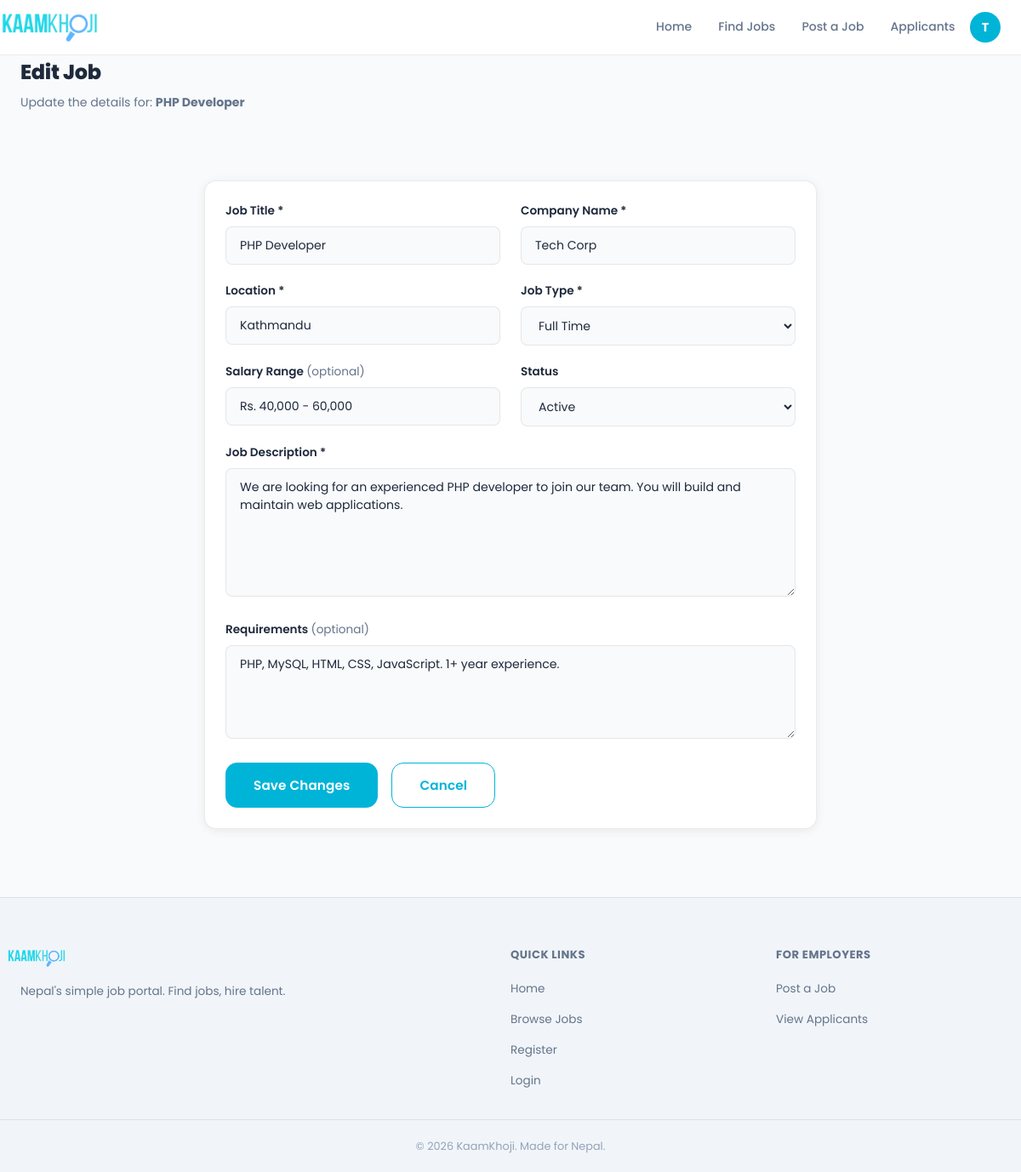
Screenshot of /pages/edit-job.php?id=1 (signed in) with the database file from the repository.
### tables this page shows
CREATE TABLE IF NOT EXISTS jobs (
    id           INT AUTO_INCREMENT PRIMARY KEY,
    employer_id  INT NOT NULL,                    
    title        VARCHAR(200) NOT NULL,
    company      VARCHAR(150) NOT NULL,
    location     VARCHAR(100) NOT NULL,
    type         ENUM('full-time','part-time','remote','contract','internship') NOT NULL DEFAULT 'full-time',
    salary       VARCHAR(100),                    
    description  TEXT NOT NULL,
    requirements TEXT,
    status       ENUM('active','closed') NOT NULL DEFAULT 'active',
    created_at   TIMESTAMP DEFAULT CURRENT_TIMESTAMP,
    FOREIGN KEY (employer_id) REFERENCES users(id) ON DELETE CASCADE
);

### pages/edit-job.php (the view, shortened to what this page needs)
<?php
$pdo    = getPDO();
$userId = getUserId();
$jobId  = (int)($_GET['id'] ?? 0);
$stmt = $pdo->prepare("SELECT * FROM jobs WHERE id = ? AND employer_id = ?");
$stmt->execute([$jobId, $userId]);
$job = $stmt->fetch();
require_once '../includes/header.php';
?>
<div class="page-header">
    <div class="container">
        <h1>Edit Job</h1>
        <p>Update the details for: <strong><?= htmlspecialchars($job['title']) ?></strong></p>
    </div>
</div>
<div class="container section">
    <div style="max-width:720px; margin:0 auto;">
        <div class="card">
            <form method="POST" action="<?= BASE_URL ?>/pages/edit-job.php?id=<?= $jobId ?>" data-validate>
                <div class="grid-2">
                    <div class="form-group">
                        <label class="form-label" for="title">Job Title *</label>
                        <input type="text" id="title" name="title"
                               class="form-control"
                               value="<?= htmlspecialchars($job['title']) ?>"
                               required>
                    </div>
                    <div class="form-group">
                        <label class="form-label" for="company">Company Name *</label>
                        <input type="text" id="company" name="company"
                               class="form-control"
                               value="<?= htmlspecialchars($job['company']) ?>"
                               required>
                    </div>
                </div>
                <div class="grid-2">
                    <div class="form-group">
                        <label class="form-label" for="location">Location *</label>
                        <input type="text" id="location" name="location"
                               class="form-control"
                               value="<?= htmlspecialchars($job['location']) ?>"
                               required>
                    </div>
                    <div class="form-group">
                        <label class="form-label" for="type">Job Type *</label>
                        <select id="type" name="type" class="form-control" required>
                            <?php
                            $types = ['full-time'=>'Full Time','part-time'=>'Part Time','remote'=>'Remote','contract'=>'Contract','internship'=>'Internship'];
                            foreach ($types as $val => $label): ?>
                                <option value="<?= $val ?>" <?= $job['type'] === $val ? 'selected' : '' ?>>
                                    <?= $label ?>
                                </option>
                            <?php endforeach; ?>
                        </select>
                    </div>
                </div>
                <div class="grid-2">
                    <div class="form-group">
                        <label class="form-label" for="salary">Salary Range <span style="color:var(--text-muted); font-weight:400;">(optional)</span></label>
                        <input type="text" id="salary" name="salary"
                               class="form-control"
                               value="<?= htmlspecialchars($job['salary'] ?? '') ?>">
                    </div>
                    <div class="form-group">
                        <label class="form-label" for="status">Status</label>
                        <select id="status" name="status" class="form-control">
                            <option value="active"  <?= $job['status'] === 'active'  ? 'selected' : '' ?>>Active</option>
                        </select>
                    </div>
                </div>
                <div class="form-group">
                    <label class="form-label" for="description">Job Description *</label>
                    <textarea id="description" name="description"
                              class="form-control" rows="6"
                              required><?= htmlspecialchars($job['description']) ?></textarea>
                </div>
                <div class="form-group">
                    <label class="form-label" for="requirements">Requirements <span style="color:var(--text-muted); font-weight:400;">(optional)</span></label>
                    <textarea id="requirements" name="requirements"
                              class="form-control" rows="4"><?= htmlspecialchars($job['requirements'] ?? '') ?></textarea>
                </div>
                <div style="display:flex; gap:1rem;">
                    <button type="submit" class="btn btn-primary btn-lg">Save Changes</button>
                    <a href="<?= BASE_URL ?>/dashboard/employer.php" class="btn btn-outline btn-lg">Cancel</a>
                </div>
            </form>
        </div>
    </div>
</div>
<?php require_once '../includes/footer.php'; ?>

### css/post-job.css (style rules this page uses)
:root { --primary: #00b4d8; --primary-dark: #0096b3; --primary-light: rgba(0, 180, 216, 0.12); --accent: #38c9e8; --success: #10b981; --warning: #f59e0b; --error: #ef4444; --info: #60a5fa; --bg: #f8fafc; --bg-2: #f1f5f9; --bg-card: #ffffff; --bg-card-solid: #ffffff; --bg-nav: rgba(255, 255, 255, 0.92); --text: #1e293b; --text-muted: #64748b; --text-light: #94a3b8; --border: rgba(0, 0, 0, 0.08); --border-glow: rgba(0, 180, 216, 0.45); --shadow: rgba(0, 0, 0, 0.07); --shadow-md: rgba(0, 0, 0, 0.13); --shadow-cyan: 0 0 40px rgba(0, 180, 216, 0.18); --gradient: #00b4d8; --gradient-text: linear-gradient(135deg, #00b4d8 0%, #0077a8 100%); --gradient-gold: linear-gradient(135deg, #00b4d8 0%, #0096b3 100%); --hero-bg: #f8fafc; --hero-gradient: linear-gradient( 135deg, #e0f7fa 0%, #f0fdff 50%, #f8fafc 100% ); --radius: 14px; --radius-sm: 8px; --radius-lg: 24px; --radius-xl: 40px; --transition: 0.25s ease; }
[data-theme="light"] { --border-glow: rgba(0, 180, 216, 0.4); --shadow-cyan: 0 0 30px rgba(0, 180, 216, 0.12); --primary-light: rgba(0, 180, 216, 0.1); }
*, *::before, *::after { box-sizing: border-box; margin: 0; padding: 0; }
html { scroll-behavior: smooth; }
body { font-family: "Satoshi", "Poppins", sans-serif; background: var(--bg); color: var(--text); line-height: 1.65; transition: background var(--transition), color var(--transition); min-height: 100vh; display: flex; flex-direction: column; -webkit-font-smoothing: antialiased; }
a { color: var(--primary); text-decoration: none; transition: color var(--transition); }
.btn { display: inline-flex; align-items: center; justify-content: center; gap: 0.4rem; padding: 0.65rem 1.5rem; border-radius: var(--radius-sm); font-family: "Satoshi", "Poppins", sans-serif; font-size: 0.88rem; font-weight: 600; cursor: pointer; border: 1.5px solid transparent; transition: all var(--transition); text-decoration: none; white-space: nowrap; letter-spacing: 0.01em; }
.btn-primary { background: #00b4d8; color: #fff; border-color: transparent; }
.btn-outline { background: transparent; color: var(--primary); border-color: var(--primary); }
.btn-lg { padding: 0.8rem 2rem; font-size: 0.95rem; border-radius: var(--radius); }
.container { max-width: 1200px; margin: 0 auto; padding: 0 1.5rem; }
.section { padding: 5rem 1.5rem; }
.card { background: var(--bg-card); border: 1px solid var(--border); border-radius: var(--radius); padding: 1.5rem; transition: all var(--transition); }
[data-theme="light"] .card { background: #fff; box-shadow: 0 2px 12px var(--shadow); }
.grid-2 { display: grid; grid-template-columns: repeat(2, 1fr); gap: 1.5rem; }
.form-group { margin-bottom: 1.25rem; }
.form-label { display: block; font-size: 0.85rem; font-weight: 600; color: var(--text); margin-bottom: 0.4rem; }
.form-control { width: 100%; padding: 0.7rem 1rem; background: rgba(255, 255, 255, 0.04); border: 1.5px solid var(--border); border-radius: var(--radius-sm); color: var(--text); font-family: "Satoshi", "Poppins", sans-serif; font-size: 0.88rem; transition: border-color var(--transition), box-shadow var(--transition); outline: none; }
[data-theme="light"] .form-control { background: var(--bg); }
.form-control::placeholder { color: var(--text-light); }
select.form-control { cursor: pointer; }
textarea.form-control { resize: vertical; min-height: 110px; }
.page-header h1 { font-size: 1.5rem; font-weight: 800; letter-spacing: -0.3px; }
.page-header p { color: var(--text-muted); font-size: 0.88rem; margin-top: 0.25rem; }
:root { --navbar-height: 64px; --radius-full: 9999px; }

### rows the page displays
jobs: title "PHP Developer", company "Tech Corp", location "Kathmandu", type "Full Time", salary "Rs. 40,000 - 60,000", status "Active", description "We are looking for an experienced PHP developer to join our team. You will build and maintain web applications.", requirements "PHP, MySQL, HTML, CSS, JavaScript. 1+ year experience."

### other values shown
mb_substr(getUserName(), 0, 1) "T"
